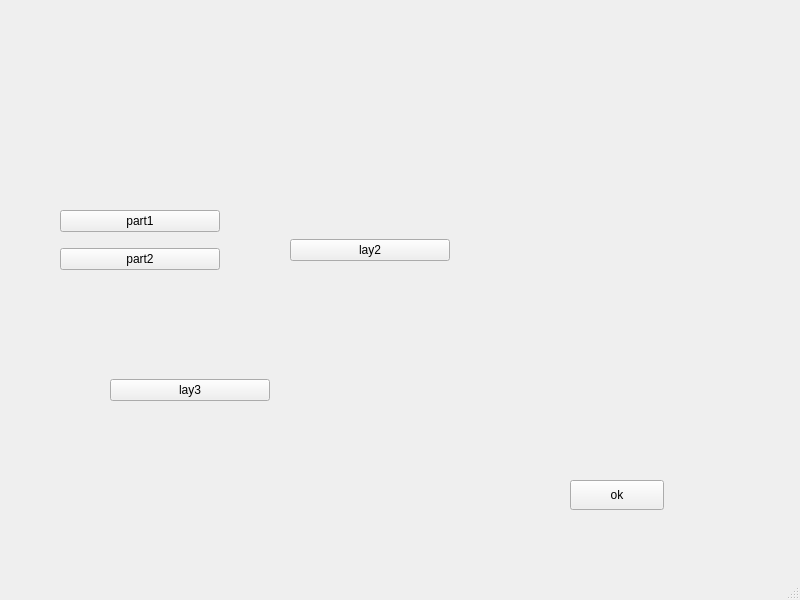
<?xml version="1.0" encoding="UTF-8"?>
<ui version="4.0">
 <class>MainWindow</class>
 <widget class="QMainWindow" name="MainWindow">
  <property name="geometry">
   <rect>
    <x>0</x>
    <y>0</y>
    <width>800</width>
    <height>600</height>
   </rect>
  </property>
  <property name="windowTitle">
   <string>MainWindow</string>
  </property>
  <widget class="QWidget" name="centralwidget">
   <widget class="QPushButton" name="pushButton">
    <property name="geometry">
     <rect>
      <x>570</x>
      <y>480</y>
      <width>94</width>
      <height>30</height>
     </rect>
    </property>
    <property name="text">
     <string>ok</string>
    </property>
   </widget>
   <widget class="QWidget" name="verticalLayoutWidget">
    <property name="geometry">
     <rect>
      <x>60</x>
      <y>200</y>
      <width>160</width>
      <height>80</height>
     </rect>
    </property>
    <layout class="QVBoxLayout" name="verticalLayout">
     <item>
      <widget class="QPushButton" name="pushButton_5">
       <property name="text">
        <string>part1</string>
       </property>
      </widget>
     </item>
     <item>
      <widget class="QPushButton" name="pushButton_2">
       <property name="text">
        <string>part2</string>
       </property>
      </widget>
     </item>
    </layout>
   </widget>
   <widget class="QWidget" name="verticalLayoutWidget_2">
    <property name="geometry">
     <rect>
      <x>290</x>
      <y>210</y>
      <width>160</width>
      <height>80</height>
     </rect>
    </property>
    <layout class="QVBoxLayout" name="verticalLayout_2">
     <item>
      <widget class="QPushButton" name="pushButton_3">
       <property name="text">
        <string>lay2</string>
       </property>
      </widget>
     </item>
    </layout>
   </widget>
   <widget class="QWidget" name="verticalLayoutWidget_3">
    <property name="geometry">
     <rect>
      <x>110</x>
      <y>350</y>
      <width>160</width>
      <height>80</height>
     </rect>
    </property>
    <layout class="QVBoxLayout" name="verticalLayout_3">
     <item>
      <widget class="QPushButton" name="pushButton_4">
       <property name="text">
        <string>lay3</string>
       </property>
      </widget>
     </item>
    </layout>
   </widget>
  </widget>
  <widget class="QMenuBar" name="menubar">
   <property name="geometry">
    <rect>
     <x>0</x>
     <y>0</y>
     <width>800</width>
     <height>26</height>
    </rect>
   </property>
  </widget>
  <widget class="QStatusBar" name="statusbar"/>
 </widget>
 <resources/>
 <connections/>
</ui>
